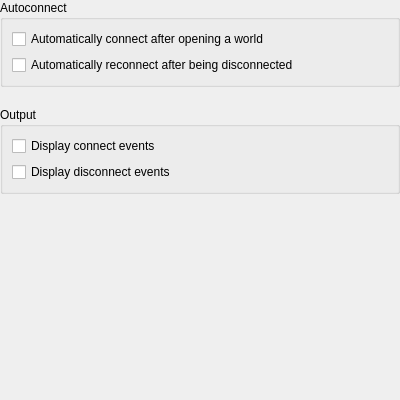
<?xml version="1.0" encoding="UTF-8"?>
<ui version="4.0">
 <class>SettingsConnecting</class>
 <widget class="QWidget" name="SettingsConnecting">
  <property name="geometry">
   <rect>
    <x>0</x>
    <y>0</y>
    <width>400</width>
    <height>400</height>
   </rect>
  </property>
  <property name="windowTitle">
   <string>Connecting</string>
  </property>
  <layout class="QVBoxLayout" name="verticalLayout">
   <property name="spacing">
    <number>20</number>
   </property>
   <property name="leftMargin">
    <number>0</number>
   </property>
   <property name="topMargin">
    <number>0</number>
   </property>
   <property name="rightMargin">
    <number>0</number>
   </property>
   <property name="bottomMargin">
    <number>0</number>
   </property>
   <item>
    <widget class="QGroupBox" name="groupBox">
     <property name="title">
      <string>Autoconnect</string>
     </property>
     <layout class="QVBoxLayout" name="verticalLayout_2">
      <item>
       <widget class="QCheckBox" name="AutoConnect">
        <property name="text">
         <string>Automatically connect after opening a world</string>
        </property>
       </widget>
      </item>
      <item>
       <widget class="QCheckBox" name="ReconnectOnDisconnect">
        <property name="text">
         <string>Automatically reconnect after being disconnected</string>
        </property>
       </widget>
      </item>
     </layout>
    </widget>
   </item>
   <item>
    <widget class="QGroupBox" name="groupBox_2">
     <property name="title">
      <string>Output</string>
     </property>
     <layout class="QVBoxLayout" name="verticalLayout_3">
      <item>
       <widget class="QCheckBox" name="DisplayConnect">
        <property name="text">
         <string>Display connect events</string>
        </property>
       </widget>
      </item>
      <item>
       <widget class="QCheckBox" name="DisplayDisconnect">
        <property name="text">
         <string>Display disconnect events</string>
        </property>
       </widget>
      </item>
     </layout>
    </widget>
   </item>
   <item>
    <spacer name="verticalSpacer">
     <property name="orientation">
      <enum>Qt::Orientation::Vertical</enum>
     </property>
     <property name="sizeHint" stdset="0">
      <size>
       <width>20</width>
       <height>40</height>
      </size>
     </property>
    </spacer>
   </item>
  </layout>
 </widget>
 <resources/>
 <connections/>
</ui>
